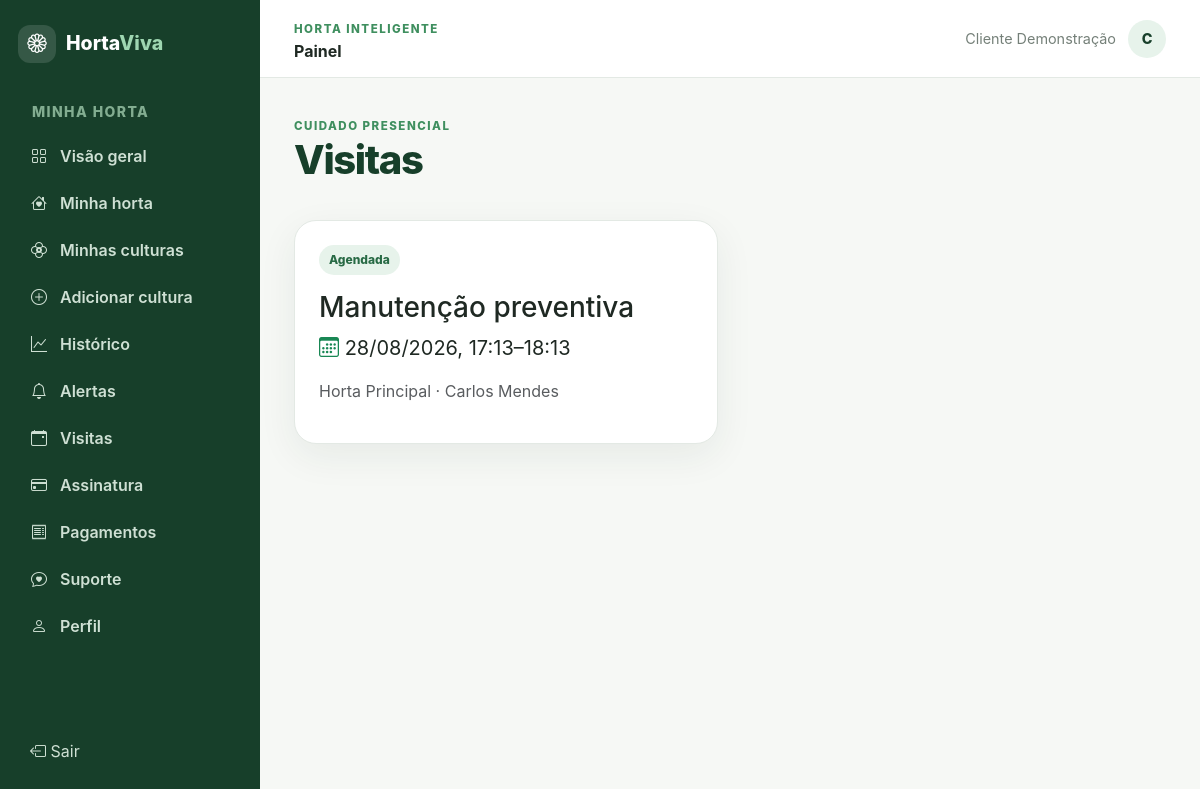
Screenshot of /app/visits/ (signed in) with the database file from the repository.
### accounts/models.py (models this page shows, shortened)
class User(AbstractUser):
    username = None
    email = models.EmailField(unique=True)
    full_name = models.CharField(max_length=180)
    phone = models.CharField(max_length=30, blank=True)
    USERNAME_FIELD = "email"
    REQUIRED_FIELDS = []
    objects = UserManager()

### operations/models.py (models this page shows, shortened)
class Visit(BaseModel):
    class Status(models.TextChoices):
        SCHEDULED = "scheduled", "Agendada"
        IN_PROGRESS = "in_progress", "Em andamento"
        COMPLETED = "completed", "Concluída"
        CANCELED = "canceled", "Cancelada"
    organization = models.ForeignKey(Organization, on_delete=models.CASCADE, related_name="visits")
    garden = models.ForeignKey(Garden, on_delete=models.PROTECT, related_name="visits")
    work_order = models.ForeignKey(WorkOrder, on_delete=models.SET_NULL, null=True, blank=True, related_name="visits")
    technician = models.ForeignKey(settings.AUTH_USER_MODEL, on_delete=models.SET_NULL, null=True, blank=True, related_name="visits")
    visit_type = models.CharField(max_length=80)
    scheduled_start = models.DateTimeField()
    scheduled_end = models.DateTimeField()
    status = models.CharField(max_length=20, choices=Status.choices, default=Status.SCHEDULED)
    notes = models.TextField(blank=True)
    class Meta:
        indexes = [models.Index(fields=["technician", "scheduled_start", "status"])]

### gardens/models.py (models this page shows, shortened)
class Garden(BaseModel):
    organization = models.ForeignKey(Organization, on_delete=models.CASCADE, related_name="gardens")
    name = models.CharField(max_length=120)
    code = models.SlugField(max_length=80)
    address = models.ForeignKey(Address, on_delete=models.SET_NULL, null=True, blank=True, related_name="gardens")
    timezone = models.CharField(max_length=64, default="America/Sao_Paulo")
    is_active = models.BooleanField(default=True)
    class Meta:
        constraints = [models.UniqueConstraint(fields=["organization", "code"], name="uniq_org_garden_code")]

### core/views.py (the view, shortened to what this page needs)
# urls.py: path("app/", views.customer_dashboard, name="customer-dashboard"), path("app/historico/telemetria/", views.history, name="customer-history"), path("app/dispositivo/acao/", views.device_action, name="d
@customer_required
def customer_section(request, section):
    org, gardens, devices = _customer_context(request)
    sections = {"garden": ("Minha horta", gardens.prefetch_related("module_installations__module")), "crops": ("Minhas culturas", PlantingCycle.objects.filter(module__organization=org).select_related("cultivar__crop", "module")), "alerts": ("Alertas", Alert.objects.filter(rule__organization=org).select_related("rule", "reading__channel")), "visits": ("Visitas", Visit.objects.filter(organization=org).select_related("technician", "garden")), "subscription": ("Assinatura", Subscription.objects.filter(organization=org).select_related("plan_version__plan")), "payments": ("Pagamentos", Payment.objects.filter(subscription__organization=org).select_related("subscription"))}
    if section not in sections: raise Http404
    title, objects = sections[section]
    context = {"title": title, "objects": objects, "organization": org}
    return render(request, f"customer/{section}.html", context)

### core/permissions.py (called while the page is built)
def role_required(*roles, staff_allowed=True):
    def decorator(view):
        @login_required
        @wraps(view)
        def wrapped(request, *args, **kwargs):
            membership = request.user.memberships.filter(is_active=True).select_related("organization").first()
            if staff_allowed and request.user.is_staff:
                request.membership = membership
                return view(request, *args, **kwargs)
            if not membership or membership.role not in roles:
                raise PermissionDenied
            request.membership = membership
            return view(request, *args, **kwargs)
        return wrapped
    return decorator

### core/views.py (called while the page is built)
def _customer_context(request):
    org = request.membership.organization
    return org, Garden.objects.filter(organization=org), Device.objects.filter(organization=org).prefetch_related("channels")

### templates/customer/visits.html
{% extends 'base.html' %}{% block content %}<div class="page-header"><div><span class="eyebrow">Cuidado presencial</span><h1>Visitas</h1></div></div><div class="row g-4">{% for visit in objects %}<div class="col-md-6"><div class="content-card h-100"><span class="badge-soft">{{ visit.get_status_display }}</span><h3 class="mt-3">{{ visit.visit_type }}</h3><p class="fs-5"><i class="bi bi-calendar3 text-success"></i> {{ visit.scheduled_start|date:'d/m/Y, H:i' }}–{{ visit.scheduled_end|date:'H:i' }}</p><p class="text-muted">{{ visit.garden.name }} · {{ visit.technician.full_name|default:'Técnico a definir' }}</p></div></div>{% empty %}<div class="content-card empty-state"><i class="bi bi-calendar-check"></i><p>Nenhuma visita registrada.</p></div>{% endfor %}</div>{% endblock %}

### templates/base.html (shortened to what this page needs)
{% load static %}<!doctype html>
<html lang="pt-br"><head><meta charset="utf-8"><meta name="viewport" content="width=device-width,initial-scale=1">
<link href="https://cdn.jsdelivr.net/npm/bootstrap@5.3.3/dist/css/bootstrap.min.css" rel="stylesheet">
<link href="https://cdn.jsdelivr.net/npm/bootstrap-icons@1.11.3/font/bootstrap-icons.min.css" rel="stylesheet">
<link rel="stylesheet" href="{% static 'css/app.css' %}">{% block head %}{% endblock %}</head>
<body class="{% if '/app/' in request.path or '/operacao/' in request.path or '/gestao/' in request.path %}portal-body{% endif %}">
{% if '/app/' in request.path or '/operacao/' in request.path or '/gestao/' in request.path %}
<div class="portal-shell">{% include 'components/sidebar.html' %}<main class="portal-main"><header class="portal-topbar"><button class="btn btn-light d-lg-none" data-sidebar-toggle aria-label="Abrir menu"></button><div><span class="eyebrow">Horta Inteligente</span><strong class="d-block">{% block area_name %}Painel{% endblock %}</strong></div><div class="user-chip"><span>{{ request.user.full_name|default:request.user.email }}</span><span class="avatar">{{ request.user.full_name|default:request.user.email|slice:':1' }}</span></div></header><div class="portal-content">{% include 'components/alerts.html' %}{% block content %}{% endblock %}</div></main></div>
{% else %}{% include 'components/navbar.html' %}<main>{% include 'components/alerts.html' %}{% block public_content %}{% block content_public %}{% endblock %}{% endblock %}</main>{% include 'components/footer.html' %}{% endif %}
<script src="https://cdn.jsdelivr.net/npm/bootstrap@5.3.3/dist/js/bootstrap.bundle.min.js"></script><script src="{% static 'js/app.js' %}"></script>{% block scripts %}{% endblock %}</body></html>

### static/css/app.css (style rules this page uses)
:root { --green-dark:#173f2a;--green:#3f8f5f;--green-deep:#286a45;--green-light:#e7f3eb;--green-pale:#f0f7f2;--background:#f6f8f5;--surface:#fff;--text:#1f2923;--muted:#758079;--warning:#d99a2b;--danger:#c94a4a;--border:#e3e9e4;--radius:22px;--shadow:0 12px 38px rgba(23,63,42,.07) }
* { box-sizing:border-box }
body { font-family:Inter,ui-sans-serif,system-ui,-apple-system,"Segoe UI",sans-serif;color:var(--text);background:var(--background) }
.eyebrow { font-size:.72rem;letter-spacing:.13em;text-transform:uppercase;color:var(--green);font-weight:800 }
.soft-card,.metric-card,.content-card { background:var(--surface);border:1px solid var(--border);border-radius:var(--radius);box-shadow:var(--shadow) }
.portal-body { overflow-x:hidden }
.portal-shell { min-height:100vh }
.portal-main { margin-left:260px;min-height:100vh }
.portal-topbar { height:78px;background:#fff;border-bottom:1px solid var(--border);display:flex;align-items:center;justify-content:space-between;padding:0 34px;position:sticky;top:0;z-index:1020 }
.portal-content { padding:34px;max-width:1500px;margin:auto }
.user-chip { display:flex;align-items:center;gap:12px;color:var(--muted);font-size:.9rem }
.avatar { width:38px;height:38px;border-radius:50%;display:grid;place-items:center;background:var(--green-light);color:var(--green-dark);font-weight:800 }
.page-header { display:flex;justify-content:space-between;gap:20px;align-items:end;margin-bottom:28px }
.page-header h1 { font-weight:800;color:var(--green-dark);letter-spacing:-.035em }
.badge-soft { display:inline-flex;align-items:center;border-radius:999px;padding:6px 10px;background:var(--green-light);color:var(--green-deep);font-size:.75rem;font-weight:800 }
.content-card { padding:24px }

### rows the page displays
User: user.full_name "Cliente Demonstração", user.full_name "C"
Visit: status "Agendada", visit_type "Manutenção preventiva", scheduled_start "28/08/2026, 17:13", scheduled_end "18:13", garden.name "Horta Principal", technician.full_name "Carlos Mendes"
